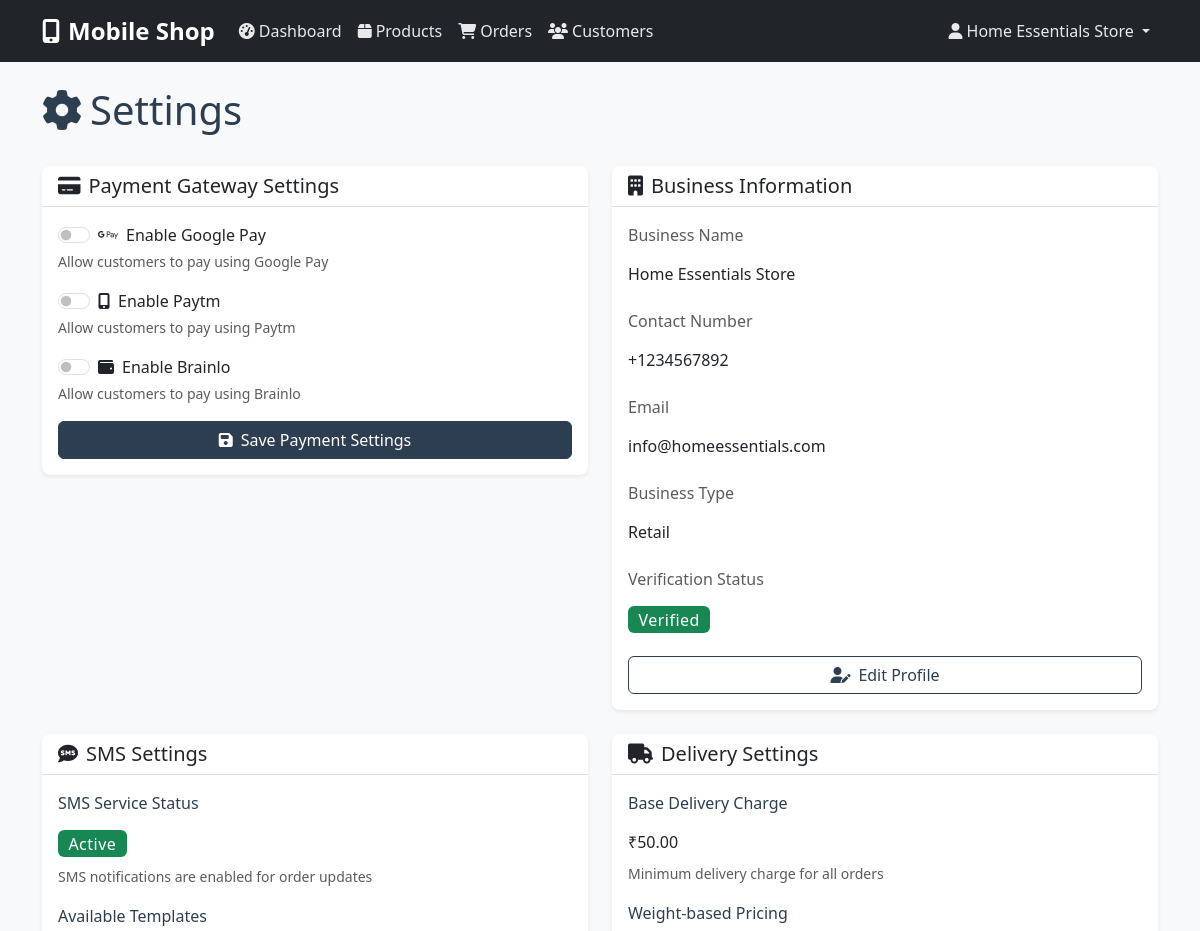
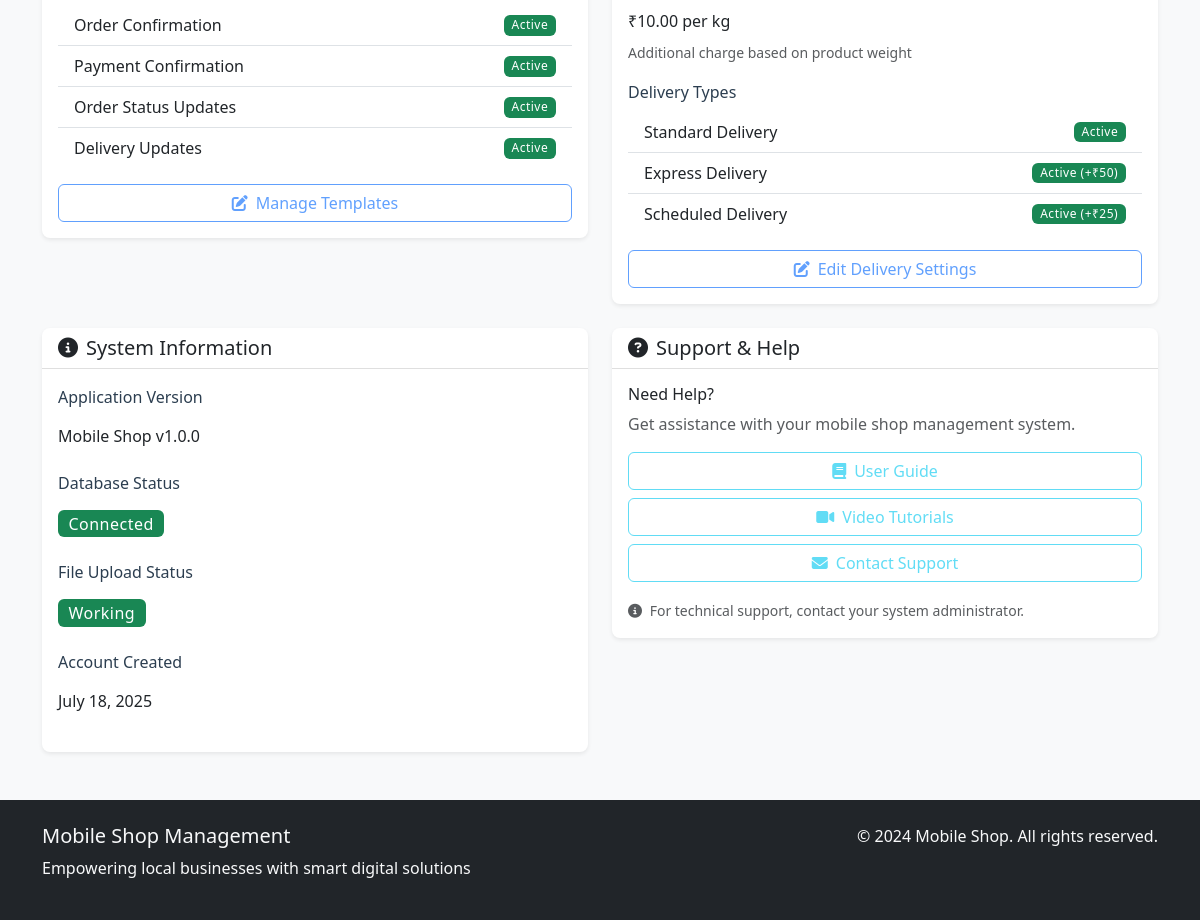
Screenshot of /settings (signed in) with the database file from the repository (2 pictures, top to bottom).
### models.py (models this page shows, shortened)
class Business(db.Model):
    __tablename__ = 'businesses'
    id = db.Column(db.Integer, primary_key=True)
    business_name = db.Column(db.String(200), nullable=False)
    logo_url = db.Column(db.String(500))
    license_number = db.Column(db.String(100))
    contact_number = db.Column(db.String(15), nullable=False)
    email = db.Column(db.String(120), unique=True, nullable=False)
    address = db.Column(db.Text)
    business_type = db.Column(db.String(100))
    verification_status = db.Column(db.String(20), default='pending')
    documents = db.Column(db.Text)  # JSON string of document URLs
    gpay_enabled = db.Column(db.Boolean, default=False)
    paytm_enabled = db.Column(db.Boolean, default=False)
    brainlo_enabled = db.Column(db.Boolean, default=False)
    password_hash = db.Column(db.String(256))
    created_at = db.Column(db.DateTime, default=datetime.utcnow)
    updated_at = db.Column(db.DateTime, default=datetime.utcnow, onupdate=datetime.utcnow)
    products = db.relationship('Product', backref='business', lazy=True, cascade='all, delete-orphan')
    orders = db.relationship('Order', backref='business', lazy=True, cascade='all, delete-orphan')
    customers = db.relationship('Customer', backref='business', lazy=True, cascade='all, delete-orphan')

### routes.py (the view, shortened to what this page needs)
@app.route('/settings', methods=['GET', 'POST'])
@login_required
def settings():
    business = Business.query.get(session['business_id'])
    form = PaymentSettingsForm(obj=business)
    return render_template('settings.html', form=form, business=business)

### templates/settings.html (shortened to what this page needs)
{% extends "base.html" %}
{% block content %}
<div class="d-flex justify-content-between align-items-center mb-4">
    <h1>
        <i class="fas fa-cog me-2"></i>Settings
    </h1>
</div>
<div class="row">
    <div class="col-lg-6">
        <div class="card">
            <div class="card-header">
                <h5 class="mb-0">
                    <i class="fas fa-credit-card me-2"></i>Payment Gateway Settings
                </h5>
            </div>
            <div class="card-body">
                <form method="POST">
                    <div class="mb-3">
                        <div class="form-check form-switch">
                            {{ form.gpay_enabled(class="form-check-input") }}
                            <label class="form-check-label" for="{{ form.gpay_enabled.id }}">
                                <i class="fab fa-google-pay me-2"></i>Enable Google Pay
                            </label>
                        </div>
                        <small class="form-text text-muted">Allow customers to pay using Google Pay</small>
                    </div>
                    <div class="mb-3">
                        <div class="form-check form-switch">
                            {{ form.paytm_enabled(class="form-check-input") }}
                            <label class="form-check-label" for="{{ form.paytm_enabled.id }}">
                                <i class="fas fa-mobile-alt me-2"></i>Enable Paytm
                            </label>
                        </div>
                        <small class="form-text text-muted">Allow customers to pay using Paytm</small>
                    </div>
                    <div class="mb-3">
                        <div class="form-check form-switch">
                            {{ form.brainlo_enabled(class="form-check-input") }}
                            <label class="form-check-label" for="{{ form.brainlo_enabled.id }}">
                                <i class="fas fa-wallet me-2"></i>Enable Brainlo
                            </label>
                        </div>
                        <small class="form-text text-muted">Allow customers to pay using Brainlo</small>
                    </div>
                    <div class="d-grid">
                        <button type="submit" class="btn btn-primary">
                            <i class="fas fa-save me-2"></i>Save Payment Settings
                        </button>
                    </div>
                </form>
            </div>
        </div>
    </div>
    <div class="col-lg-6">
        <div class="card">
            <div class="card-header">
                <h5 class="mb-0">
                    <i class="fas fa-building me-2"></i>Business Information
                </h5>
            </div>
            <div class="card-body">
                <div class="mb-3">
                    <label class="form-label text-muted">Business Name</label>
                    <p class="form-control-plaintext">{{ business.business_name }}</p>
                </div>
                <div class="mb-3">
                    <label class="form-label text-muted">Contact Number</label>
                    <p class="form-control-plaintext">{{ business.contact_number }}</p>
                </div>
                <div class="mb-3">
                    <label class="form-label text-muted">Email</label>
                    <p class="form-control-plaintext">{{ business.email }}</p>
                </div>
                <div class="mb-3">
                    <label class="form-label text-muted">Business Type</label>
                    <p class="form-control-plaintext">{{ business.business_type.title() if business.business_type else 'Not specified' }}</p>
                </div>
                <div class="mb-3">
                    <label class="form-label text-muted">Verification Status</label>
                    <p class="form-control-plaintext">
                        <span class="badge bg-{{ 'success' if business.verification_status == 'verified' else 'warning' if business.verification_status == 'pending' else 'danger' }} fs-6">
                            {{ business.verification_status.title() }}
                        </span>
                    </p>
                </div>
                <div class="d-grid">
                    <a href="{{ url_for('profile') }}" class="btn btn-outline-primary">
                        <i class="fas fa-user-edit me-2"></i>Edit Profile
                    </a>
                </div>
            </div>
        </div>
    </div>
</div>
<div class="row mt-4">
    <div class="col-lg-6">
        <div class="card">
            <div class="card-header">
                <h5 class="mb-0">
                    <i class="fas fa-sms me-2"></i>SMS Settings
                </h5>
            </div>
            <div class="card-body">
                <div class="mb-3">
                    <label class="form-label">SMS Service Status</label>
                    <p class="form-control-plaintext">
                        <span class="badge bg-success fs-6">Active</span>
                    </p>
                    <small class="form-text text-muted">SMS notifications are enabled for order updates</small>
                </div>
                <div class="mb-3">
                    <label class="form-label">Available Templates</label>
                    <div class="list-group list-group-flush">
                        <div class="list-group-item d-flex justify-content-between align-items-center">
                            <span>Order Confirmation</span>
                            <span class="badge bg-success">Active</span>
                        </div>
                        <div class="list-group-item d-flex justify-content-between align-items-center">
                            <span>Payment Confirmation</span>
                            <span class="badge bg-success">Active</span>
                        </div>
                        <div class="list-group-item d-flex justify-content-between align-items-center">
                            <span>Order Status Updates</span>
                            <span class="badge bg-success">Active</span>
                        </div>
                        <div class="list-group-item d-flex justify-content-between align-items-center">
                            <span>Delivery Updates</span>
                            <span class="badge bg-success">Active</span>
                        </div>
                    </div>
                </div>
                <div class="d-grid">
                    <button class="btn btn-outline-primary" disabled>
                        <i class="fas fa-edit me-2"></i>Manage Templates
                    </button>
                </div>
            </div>
        </div>
    </div>
    <div class="col-lg-6">
        <div class="card">
            <div class="card-header">
                <h5 class="mb-0">
                    <i class="fas fa-truck me-2"></i>Delivery Settings
                </h5>
            </div>
            <div class="card-body">
                <div class="mb-3">
                    <label class="form-label">Base Delivery Charge</label>
                    <p class="form-control-plaintext">₹50.00</p>
                    <small class="form-text text-muted">Minimum delivery charge for all orders</small>
                </div>
                <div class="mb-3">
                    <label class="form-label">Weight-based Pricing</label>
                    <p class="form-control-plaintext">₹10.00 per kg</p>
                    <small class="form-text text-muted">Additional charge based on product weight</small>
                </div>
                <div class="mb-3">
                    <label class="form-label">Delivery Types</label>
                    <div class="list-group list-group-flush">
                        <div class="list-group-item d-flex justify-content-between align-items-center">
                            <span>Standard Delivery</span>
                            <span class="badge bg-success">Active</span>
                        </div>
                        <div class="list-group-item d-flex justify-content-between align-items-center">
                            <span>Express Delivery</span>
                            <span class="badge bg-success">Active (+₹50)</span>
                        </div>
                        <div class="list-group-item d-flex justify-content-between align-items-center">
                            <span>Scheduled Delivery</span>
                            <span class="badge bg-success">Active (+₹25)</span>
                        </div>
                    </div>
                </div>
                <div class="d-grid">
                    <button class="btn btn-outline-primary" disabled>
                        <i class="fas fa-edit me-2"></i>Edit Delivery Settings
                    </button>
                </div>
            </div>
        </div>
    </div>
</div>
<div class="row mt-4">
    <div class="col-lg-6">
        <div class="card">
            <div class="card-header">
                <h5 class="mb-0">
                    <i class="fas fa-info-circle me-2"></i>System Information
                </h5>
            </div>
            <div class="card-body">
                <div class="mb-3">
                    <label class="form-label">Application Version</label>
                    <p class="form-control-plaintext">Mobile Shop v1.0.0</p>
                </div>
                <div class="mb-3">
                    <label class="form-label">Database Status</label>
                    <p class="form-control-plaintext">
                        <span class="badge bg-success fs-6">Connected</span>
                    </p>
                </div>
                <div class="mb-3">
                    <label class="form-label">File Upload Status</label>
                    <p class="form-control-plaintext">
                        <span class="badge bg-success fs-6">Working</span>
                    </p>
                </div>
                <div class="mb-3">
                    <label class="form-label">Account Created</label>
                    <p class="form-control-plaintext">{{ business.created_at.strftime('%B %d, %Y') }}</p>
                </div>
            </div>
        </div>
    </div>
    <div class="col-lg-6">
        <div class="card">
            <div class="card-header">
                <h5 class="mb-0">
                    <i class="fas fa-question-circle me-2"></i>Support & Help
                </h5>
            </div>
            <div class="card-body">
                <div class="mb-3">
                    <h6>Need Help?</h6>
                    <p class="text-muted">Get assistance with your mobile shop management system.</p>
                </div>
                <div class="d-grid gap-2">
                    <button class="btn btn-outline-info" disabled>
                        <i class="fas fa-book me-2"></i>User Guide
                    </button>
                    <button class="btn btn-outline-info" disabled>
                        <i class="fas fa-video me-2"></i>Video Tutorials
                    </button>
                    <button class="btn btn-outline-info" disabled>
                        <i class="fas fa-envelope me-2"></i>Contact Support
                    </button>
                </div>
                <div class="mt-3">
                    <small class="text-muted">
                        <i class="fas fa-info-circle me-1"></i>
                        For technical support, contact your system administrator.
                    </small>
                </div>
            </div>
        </div>
    </div>
</div>
{% endblock %}

### templates/base.html (shortened to what this page needs)
<!DOCTYPE html>
<html lang="en">
<head>
    <link href="https://cdn.jsdelivr.net/npm/bootstrap@5.3.0/dist/css/bootstrap.min.css" rel="stylesheet">
    <link href="https://cdnjs.cloudflare.com/ajax/libs/font-awesome/6.4.0/css/all.min.css" rel="stylesheet">
    <link href="{{ url_for('static', filename='css/style.css') }}" rel="stylesheet">
    <link href="{{ url_for('static', filename='css/matrimony.css') }}" rel="stylesheet">
</head>
<body>
    <nav class="navbar navbar-expand-lg navbar-dark bg-dark">
        <div class="container">
            <a class="navbar-brand" href="{{ url_for('index') }}">
                <i class="fas fa-mobile-alt me-2"></i>Mobile Shop
            </a>
            <div class="collapse navbar-collapse" id="navbarNav">
                <ul class="navbar-nav me-auto">
                    {% if session.business_id %}
                        <li class="nav-item">
                            <a class="nav-link" href="{{ url_for('dashboard') }}">
                                <i class="fas fa-tachometer-alt me-1"></i>Dashboard
                            </a>
                        </li>
                        <li class="nav-item">
                            <a class="nav-link" href="{{ url_for('products') }}">
                                <i class="fas fa-box me-1"></i>Products
                            </a>
                        </li>
                        <li class="nav-item">
                            <a class="nav-link" href="{{ url_for('orders') }}">
                                <i class="fas fa-shopping-cart me-1"></i>Orders
                            </a>
                        </li>
                        <li class="nav-item">
                            <a class="nav-link" href="{{ url_for('customers') }}">
                                <i class="fas fa-users me-1"></i>Customers
                            </a>
                        </li>
                    {% endif %}
                </ul>
                <ul class="navbar-nav">
                    {% if session.business_id %}
                        <li class="nav-item dropdown">
                            <a class="nav-link dropdown-toggle" href="#" id="navbarDropdown" role="button" data-bs-toggle="dropdown">
                                <i class="fas fa-user me-1"></i>{{ session.business_name }}
                            </a>
                        </li>
                    {% endif %}
                </ul>
            </div>
        </div>
    </nav>
    <main class="container mt-4">
        {% block content %}{% endblock %}
    </main>
    <footer class="bg-dark text-light mt-5 py-4">
        <div class="container">
            <div class="row">
                <div class="col-md-6">
                    <h5>Mobile Shop Management</h5>
                    <p>Empowering local businesses with smart digital solutions</p>
                </div>
                <div class="col-md-6 text-md-end">
                    <p>&copy; 2024 Mobile Shop. All rights reserved.</p>
                </div>
            </div>
        </div>
    </footer>
</body>
</html>

### rows the page displays
Business: business_name "Home Essentials Store", contact_number "+1234567892", email "info@homeessentials.com", business_type "Retail", verification_status "Verified", created_at "July 18, 2025"
